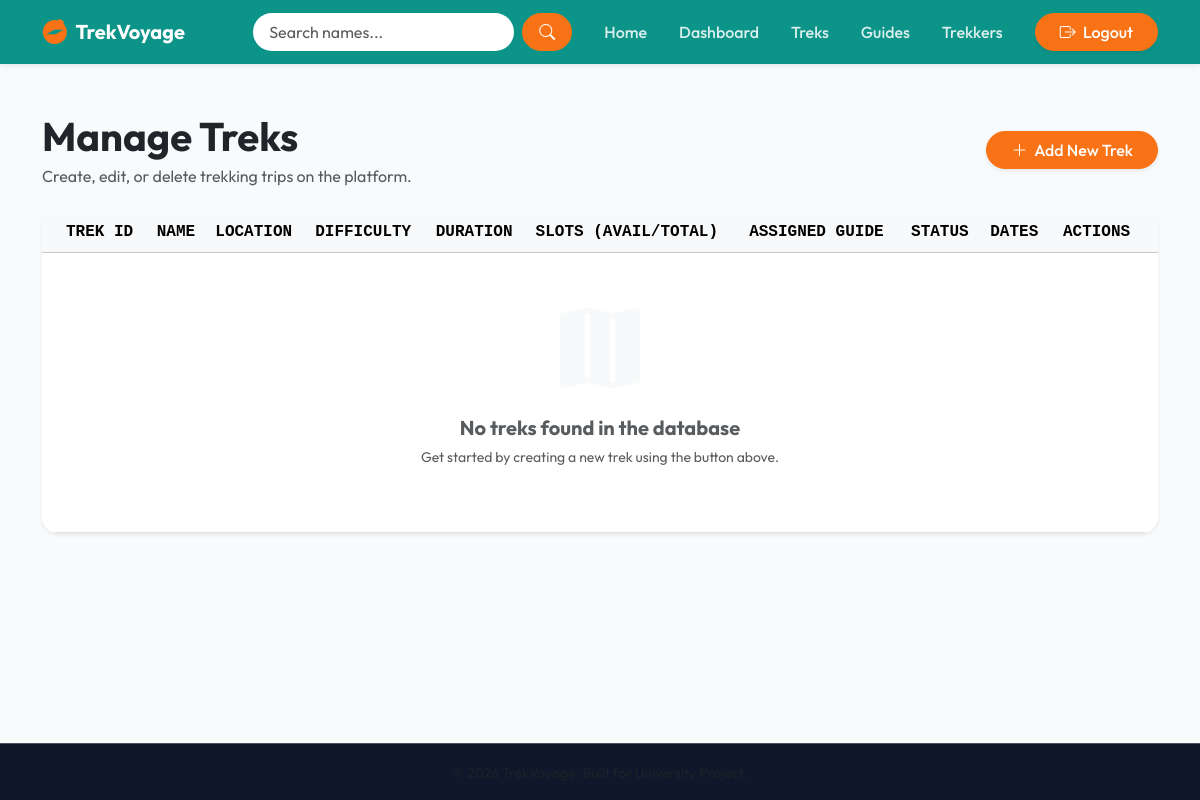
/admin/treks (signed in), run on an earlier commit of the app's database.
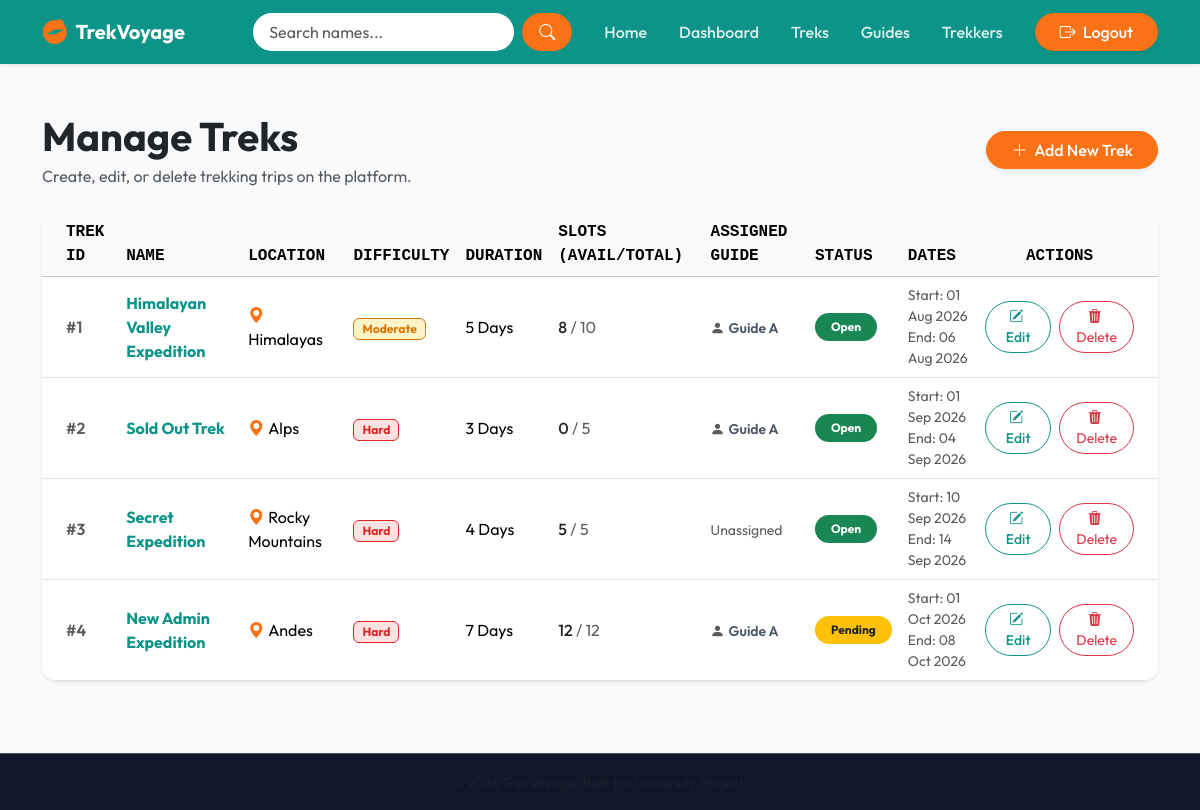
And on a later commit of the database.
### models.py (models this page shows, shortened)
class Trek(db.Model):
    __tablename__ = 'treks'
    id = db.Column(db.Integer, primary_key=True)
    name = db.Column(db.String(150), nullable=False)
    location = db.Column(db.String(150), nullable=False)
    difficulty = db.Column(db.String(20), nullable=False)
    duration_days = db.Column(db.Integer, nullable=False)
    available_slots = db.Column(db.Integer, nullable=False)
    total_slots = db.Column(db.Integer, nullable=False)
    assigned_staff_id = db.Column(db.Integer, db.ForeignKey('users.id'), nullable=True)
    status = db.Column(db.String(20), nullable=False, default='Pending')
    start_date = db.Column(db.Date, nullable=False)
    end_date = db.Column(db.Date, nullable=False)
    bookings = db.relationship('Booking', backref='trek', lazy=True, cascade="all, delete-orphan")

class User(db.Model, UserMixin):
    __tablename__ = 'users'
    id = db.Column(db.Integer, primary_key=True)
    name = db.Column(db.String(100), nullable=False)
    email = db.Column(db.String(120), unique=True, nullable=False, index=True)
    password_hash = db.Column(db.String(256), nullable=False)
    role = db.Column(db.String(20), nullable=False, default='user')
    status = db.Column(db.String(20), nullable=False, default='pending')
    contact = db.Column(db.String(20), nullable=True)
    created_at = db.Column(db.DateTime, nullable=False, default=datetime.utcnow)
    bookings = db.relationship('Booking', backref='user', lazy=True, cascade="all, delete-orphan")
    assigned_treks = db.relationship('Trek', backref='assigned_staff', lazy=True)

### routes/admin_routes.py (the view)
@admin.route('/treks')
@login_required
@admin_required
def manage_treks():
    treks_list = Trek.query.order_by(Trek.start_date.asc()).all()
    return render_template('admin/manage_treks.html', treks=treks_list)

### app.py (called while the page is built)
def create_app(config_class=Config):
    app = Flask(__name__)
    app.config.from_object(config_class)
    os.makedirs(app.instance_path, exist_ok=True)
    db.init_app(app)
    login_manager.init_app(app)
    @login_manager.user_loader
    def load_user(user_id):
        user_record = User.query.get(int(user_id))
        if user_record and user_record.status == 'blacklisted':
            return None
        return user_record
    app.register_blueprint(auth_bp, url_prefix='/auth')
    app.register_blueprint(admin_bp, url_prefix='/admin')
    app.register_blueprint(staff_bp, url_prefix='/staff')
    app.register_blueprint(user_bp, url_prefix='/user')
    app.register_blueprint(api_bp, url_prefix='/api')
    @app.route('/')
    def index():
        return render_template('index.html')
    with app.app_context():
        db.create_all()
    return app

### routes/utils.py (called while the page is built)
def admin_required(f):
    @wraps(f)
    def decorated_function(*args, **kwargs):
        if not current_user.is_authenticated:
            flash("Please sign in to access this page.", "warning")
            return redirect(url_for('auth.login'))
        if current_user.role != 'admin':
            abort(403)
        return f(*args, **kwargs)
    return decorated_function

### templates/admin/manage_treks.html (shortened to what this page needs)
{% extends "base.html" %}
{% block content %}
<div class="container">
    <div class="row align-items-center mb-4">
        <div class="col-sm-6">
            <h1 class="fw-bold mb-1">Manage Treks</h1>
            <p class="text-muted mb-0">Create, edit, or delete trekking trips on the platform.</p>
        </div>
        <div class="col-sm-6 text-sm-end mt-3 mt-sm-0">
            <a href="{{ url_for('admin.create_trek') }}" class="btn btn-orange-accent px-4 rounded-pill shadow-sm">
                <i class="bi bi-plus-lg me-1"></i> Add New Trek
            </a>
        </div>
    </div>
    <div class="card border-0 shadow-sm rounded-4 overflow-hidden mb-5">
        <div class="table-responsive">
            <table class="table table-hover align-middle mb-0">
                <thead class="table-light text-uppercase font-monospace fs-7 text-secondary">
                    <tr>
                        <th class="ps-4">Trek ID</th>
                        <th>Name</th>
                        <th>Location</th>
                        <th>Difficulty</th>
                        <th>Duration</th>
                        <th>Slots (Avail/Total)</th>
                        <th>Assigned Guide</th>
                        <th>Status</th>
                        <th>Dates</th>
                        <th class="pe-4 text-center">Actions</th>
                    </tr>
                </thead>
                <tbody>
                    {% if treks %}
                        {% for trek in treks %}
                            <tr>
                                <td class="ps-4 fw-semibold text-muted">#{{ trek.id }}</td>
                                <td><span class="fw-bold text-teal-custom">{{ trek.name }}</span></td>
                                <td><i class="bi bi-geo-alt-fill text-orange-custom me-1"></i>{{ trek.location }}</td>
                                <td>
                                    {% if trek.difficulty == 'Easy' %}
                                        <span class="badge bg-success-soft text-success px-2 py-1 border border-success border-opacity-25 rounded">Easy</span>
                                    {% elif trek.difficulty == 'Moderate' %}
                                        <span class="badge bg-warning-soft text-warning px-2 py-1 border border-warning border-opacity-25 rounded text-dark">Moderate</span>
                                    {% else %}
                                        <span class="badge bg-danger-soft text-danger px-2 py-1 border border-danger border-opacity-25 rounded">Hard</span>
                                    {% endif %}
                                </td>
                                <td>{{ trek.duration_days }} Days</td>
                                <td>
                                    <span class="fw-medium text-dark">{{ trek.available_slots }}</span>
                                    <span class="text-muted">/ {{ trek.total_slots }}</span>
                                </td>
                                <td>
                                    {% if trek.assigned_staff %}
                                        <span class="small fw-semibold text-secondary"><i class="bi bi-person-fill text-muted me-1"></i>{{ trek.assigned_staff.name }}</span>
                                    {% else %}
                                        <span class="text-muted small italic">Unassigned</span>
                                    {% endif %}
                                </td>
                                <td>
                                    {% if trek.status == 'Open' %}
                                        <span class="badge bg-success rounded-pill px-3 py-2">Open</span>
                                    {% elif trek.status == 'Closed' %}
                                        <span class="badge bg-danger rounded-pill px-3 py-2">Closed</span>
                                    {% elif trek.status == 'Pending' %}
                                        <span class="badge bg-warning text-dark rounded-pill px-3 py-2">Pending</span>
                                    {% elif trek.status == 'Completed' %}
                                        <span class="badge bg-secondary rounded-pill px-3 py-2">Completed</span>
                                    {% elif trek.status == 'Approved' %}
                                        <span class="badge bg-primary rounded-pill px-3 py-2">Approved</span>
                                    {% else %}
                                        <span class="badge bg-info rounded-pill px-3 py-2">{{ trek.status }}</span>
                                    {% endif %}
                                </td>
                                <td>
                                    <small class="text-muted d-block">Start: {{ trek.start_date.strftime('%d %b %Y') }}</small>
                                    <small class="text-muted d-block">End: {{ trek.end_date.strftime('%d %b %Y') }}</small>
                                </td>
                                <td class="pe-4 text-center">
                                    <div class="d-flex justify-content-center gap-2">
                                        <a href="{{ url_for('admin.edit_trek', trek_id=trek.id) }}" class="btn btn-sm btn-outline-teal rounded-pill px-3">
                                            <i class="bi bi-pencil-square me-1"></i>Edit
                                        </a>
                                        <form action="{{ url_for('admin.delete_trek', trek_id=trek.id) }}" method="POST" onsubmit="return confirm('Are you sure you want to delete this trek? This action cannot be undone.');" style="display:inline;">
                                            <button type="submit" class="btn btn-sm btn-outline-danger rounded-pill px-3">
                                                <i class="bi bi-trash3-fill me-1"></i>Delete
                                            </button>
                                        </form>
                                    </div>
                                </td>
                            </tr>
                        {% endfor %}
                    {% else %}
                        <tr>
                            <td colspan="10" class="text-center py-5 text-muted">
                                <i class="bi bi-map-fill display-1 text-light d-block mb-3"></i>
                                <span class="fs-5 fw-bold">No treks found in the database</span>
                                <p class="small text-muted mt-1">Get started by creating a new trek using the button above.</p>
                            </td>
                        </tr>
                    {% endif %}
                </tbody>
            </table>
        </div>
    </div>
</div>
{% endblock %}

### templates/base.html (shortened to what this page needs)
<!DOCTYPE html>
<html lang="en">
<head>
    <link href="https://cdn.jsdelivr.net/npm/bootstrap@5.3.3/dist/css/bootstrap.min.css" rel="stylesheet">
    <link rel="stylesheet" href="https://cdn.jsdelivr.net/npm/bootstrap-icons@1.11.3/font/bootstrap-icons.min.css">
    <link rel="stylesheet" href="{{ url_for('static', filename='css/style.css') }}">
</head>
<body class="bg-light-custom text-dark">
    <nav class="navbar navbar-expand-lg navbar-dark bg-teal-custom sticky-top shadow-sm">
        <div class="container">
            <a class="navbar-brand d-flex align-items-center" href="{{ url_for('index') }}">
                <i class="bi bi-compass-fill me-2 brand-icon"></i>
                <span class="fw-bold tracking-wider">TrekVoyage</span>
            </a>
            <div class="collapse navbar-collapse" id="navbarNav">
                <div class="d-flex flex-column flex-lg-row align-items-center ms-auto w-100 justify-content-end">
                    {% if current_user.is_authenticated and current_user.role == 'admin' %}
                        <form class="d-flex my-2 my-lg-0 me-lg-3" action="{{ url_for('admin.search') }}" method="GET">
                            <input class="form-control rounded-pill border-0 px-3 me-2" type="search" name="q" placeholder="Search names..." aria-label="Search" required value="{{ request.args.get('q', '') }}">
                            <button class="btn btn-orange-accent rounded-pill px-3" type="submit"><i class="bi bi-search"></i></button>
                        </form>
                    {% endif %}
                    <ul class="navbar-nav align-items-center">
                        <li class="nav-item">
                            <a class="nav-link" href="{{ url_for('index') }}">Home</a>
                        </li>
                        {% if current_user.is_authenticated %}
                            {% if current_user.role == 'admin' %}
                                <li class="nav-item">
                                    <a class="nav-link" href="{{ url_for('admin.admin_dashboard') }}">Dashboard</a>
                                </li>
                                <li class="nav-item">
                                    <a class="nav-link" href="{{ url_for('admin.manage_treks') }}">Treks</a>
                                </li>
                                <li class="nav-item">
                                    <a class="nav-link" href="{{ url_for('admin.manage_staff') }}">Guides</a>
                                </li>
                                <li class="nav-item">
                                    <a class="nav-link" href="{{ url_for('admin.manage_users') }}">Trekkers</a>
                                </li>
                            {% elif current_user.role == 'staff' %}
                                <li class="nav-item">
                                    <a class="nav-link" href="{{ url_for('staff.staff_dashboard') }}">Staff Portal</a>
                                </li>
                            {% endif %}
                            <li class="nav-item ms-lg-3 my-2 my-lg-0">
                                <a class="btn btn-orange-accent px-4 rounded-pill shadow-sm" href="{{ url_for('auth.logout') }}">
                                    <i class="bi bi-box-arrow-right me-1"></i> Logout
                                </a>
                            </li>
                        {% endif %}
                    </ul>
                </div>
            </div>
        </div>
    </nav>
    <main class="py-4">
        {% block content %}{% endblock %}
    </main>
    <footer class="footer mt-auto py-3 bg-dark text-light-50 text-center border-top border-secondary border-opacity-25">
        <div class="container">
            <small class="text-muted">&copy; 2026 TrekVoyage. Built for University Project.</small>
        </div>
    </footer>
</body>
</html>

### static/css/style.css (style rules this page uses)
:root { --primary-teal: #0d9488; --primary-teal-dark: #0f766e; --accent-orange: #f97316; --accent-orange-dark: #ea580c; --success-color: #0f766e; --success-soft: #f0fdfa; --warning-color: #d97706; --warning-soft: #fef3c7; --danger-color: #dc2626; --danger-soft: #fee2e2; --info-color: #2563eb; --info-soft: #dbeafe; --secondary-color: #4b5563; --secondary-soft: #f3f4f6; --teal-soft: #f0fdfa; --orange-soft: #fff7ed; --dark-bg: #0f172a; --light-bg: #f8fafc; --white: #ffffff; --font-primary: 'Outfit', sans-serif; --card-shadow: 0 10px 15px -3px rgba(0, 0, 0, 0.05), 0 4px 6px -4px rgba(0, 0, 0, 0.05); --card-shadow-hover: 0 20px 25px -5px rgba(0, 0, 0, 0.1), 0 8px 10px -6px rgba(0, 0, 0, 0.1); }
body { font-family: var(--font-primary); background-color: var(--light-bg) !important; min-height: 100vh; display: flex; flex-direction: column; }
main { flex: 1 0 auto; }
.bg-teal-custom { background-color: var(--primary-teal) !important; }
.brand-icon { font-size: 1.6rem; color: var(--accent-orange); transition: transform 0.4s ease; }
.navbar .nav-link { color: rgba(255, 255, 255, 0.85) !important; font-weight: 500; padding: 0.5rem 1rem !important; border-radius: 20px; transition: all 0.2s ease-in-out; }
.btn-orange-accent { background-color: var(--accent-orange) !important; border-color: var(--accent-orange) !important; color: var(--white) !important; font-weight: 500; transition: all 0.25s ease-in-out !important; }
.btn-outline-teal { color: var(--primary-teal) !important; border-color: var(--primary-teal) !important; font-weight: 500; transition: all 0.25s ease-in-out !important; }
.text-teal-custom { color: var(--primary-teal) !important; }
.text-orange-custom { color: var(--accent-orange) !important; }
.bg-warning-soft { background-color: var(--warning-soft) !important; }
.text-warning { color: var(--warning-color) !important; }
.border-warning { border-color: var(--warning-color) !important; }
.bg-danger-soft { background-color: var(--danger-soft) !important; }
.text-danger { color: var(--danger-color) !important; }
.border-danger { border-color: var(--danger-color) !important; }
.text-secondary { color: var(--secondary-color) !important; }
.border-secondary { border-color: var(--secondary-color) !important; }
.footer { background-color: var(--dark-bg) !important; }

What changed in the data, as far as the page shows it:
added Trek: id "1", name "Himalayan Valley Expedition", location "Himalayas", difficulty "Moderate", duration_days "5", available_slots "8", total_slots "10", assigned_staff.name "Guide A", status "Open", start_date "01 Aug 2026", end_date "06 Aug 2026"
added Trek: id "2", name "Sold Out Trek", location "Alps", difficulty "Hard", duration_days "3", available_slots "0", total_slots "5", assigned_staff.name "Guide A", status "Open", start_date "01 Sep 2026", end_date "04 Sep 2026"
added Trek: id "3", name "Secret Expedition", location "Rocky Mountains", difficulty "Hard", duration_days "4", available_slots "5", total_slots "5", shows "Unassigned", status "Open", start_date "10 Sep 2026", end_date "14 Sep 2026"
added Trek: id "4", name "New Admin Expedition", location "Andes", difficulty "Hard", duration_days "7", available_slots "12", total_slots "12", assigned_staff.name "Guide A", status "Pending", start_date "01 Oct 2026", end_date "08 Oct 2026"
Also different on the page:
text no longer shown: "No treks found in the database Get started by creating a new trek using the button above."
